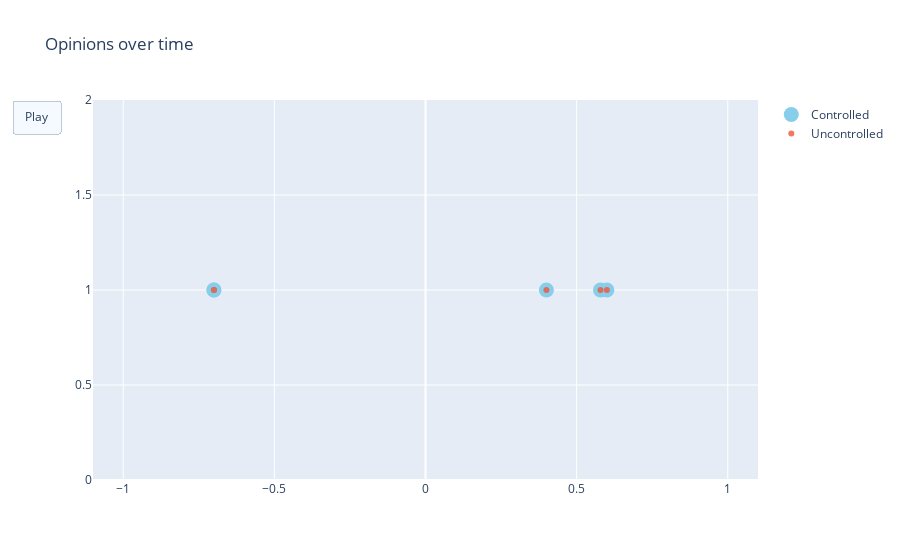

Notebook source saved alongside this figure:
### Code cell
fig = go.Figure(
    data=[go.Scatter(x=c_xs[:, 0].flatten(), y=np.ones(eq.var_dim-1),
                         mode='markers',
                         name="Controlled", marker=dict(color='SkyBlue', size=15)),
         go.Scatter(x=uc_xs[:, 0].flatten(), y=np.ones(eq.var_dim-1),
                         mode='markers',
                         name="Uncontrolled", opacity=0.8)],
    layout=go.Layout(
        xaxis=dict(range=[-1.1, 1.1], autorange=False),
        yaxis=dict(range=[0, 2], autorange=False),
        title="Opinions over time",
        updatemenus=[dict(
            type="buttons",
            buttons=[dict(label="Play",
                          method="animate",
                          args=[None, {"frame": {"duration": 25, 
                                                                        "redraw": False},
                                                              "fromcurrent": True, 
                                                              "transition": {"duration": 0.1}}])])]
    ),
    frames=[go.Frame(data=[go.Scatter(x=c_xs[:, i].flatten(), y=np.ones(eq.var_dim-1),
                         mode='markers',
                         name="Controlled", marker=dict(color='SkyBlue', size=15)),
                          go.Scatter(x=uc_xs[:, i].flatten(), y=np.ones(eq.var_dim-1),
                         mode='markers',
                         name="Uncontrolled", opacity=0.8)]) for i in range(c_xs.shape[1])]
)
fig.update_layout(transition = {'duration': 0.1})
fig.show()

### Figure 1 — Plotly figure (JSON) as saved in the notebook; plotly's stock layout.template omitted (floating-point values rounded to 4 significant figures)
{"data": [{"marker": {"color": "SkyBlue", "size": 15}, "mode": "markers", "name": "Controlled", "type": "scatter", "x": [-0.7, -0.7, 0.4, 0.5788, 0.6], "y": [1, 1, 1, 1, 1]}, {"mode": "markers", "name": "Uncontrolled", "opacity": 0.8, "type": "scatter", "x": [-0.7, -0.7, 0.4, 0.5788, 0.6], "y": [1, 1, 1, 1, 1]}], "layout": {"title": {"text": "Opinions over time"}, "transition": {"duration": 0.1}, "updatemenus": [{"buttons": [{"args": [null, {"frame": {"duration": 25, "redraw": false}, "fromcurrent": true, "transition": {"duration": 0.1}}], "label": "Play", "method": "animate"}], "type": "buttons"}], "xaxis": {"autorange": false, "range": [-1.1, 1.1]}, "yaxis": {"autorange": false, "range": [0, 2]}}}
